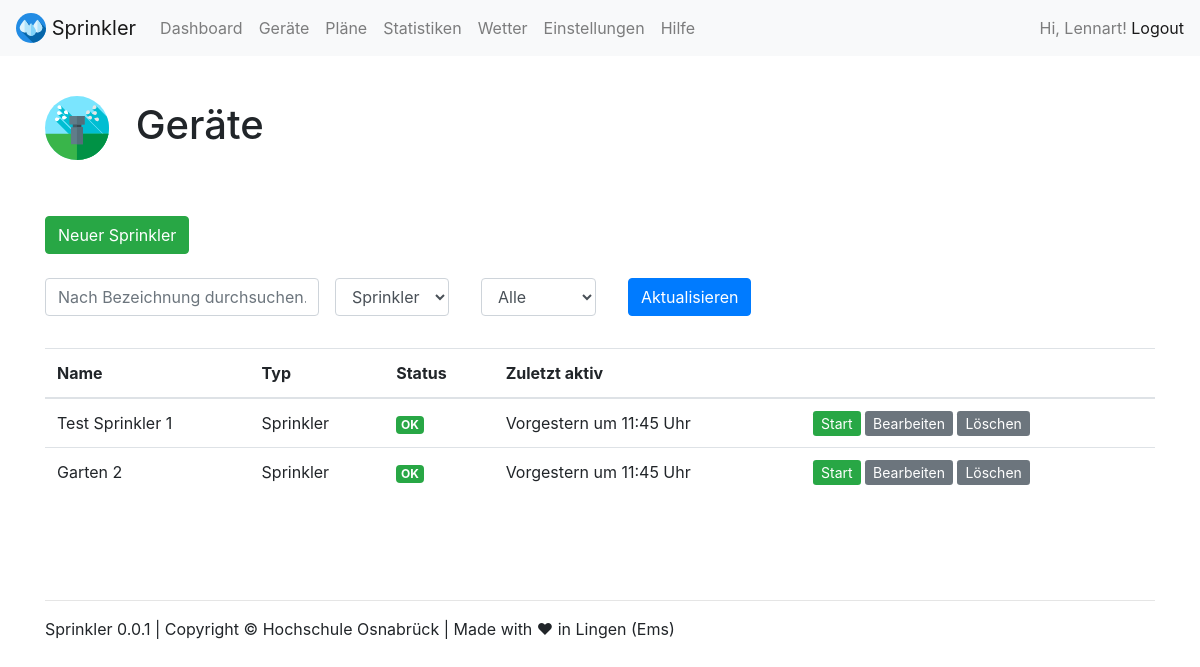
Page /devices/ (signed in) on the earlier database version.
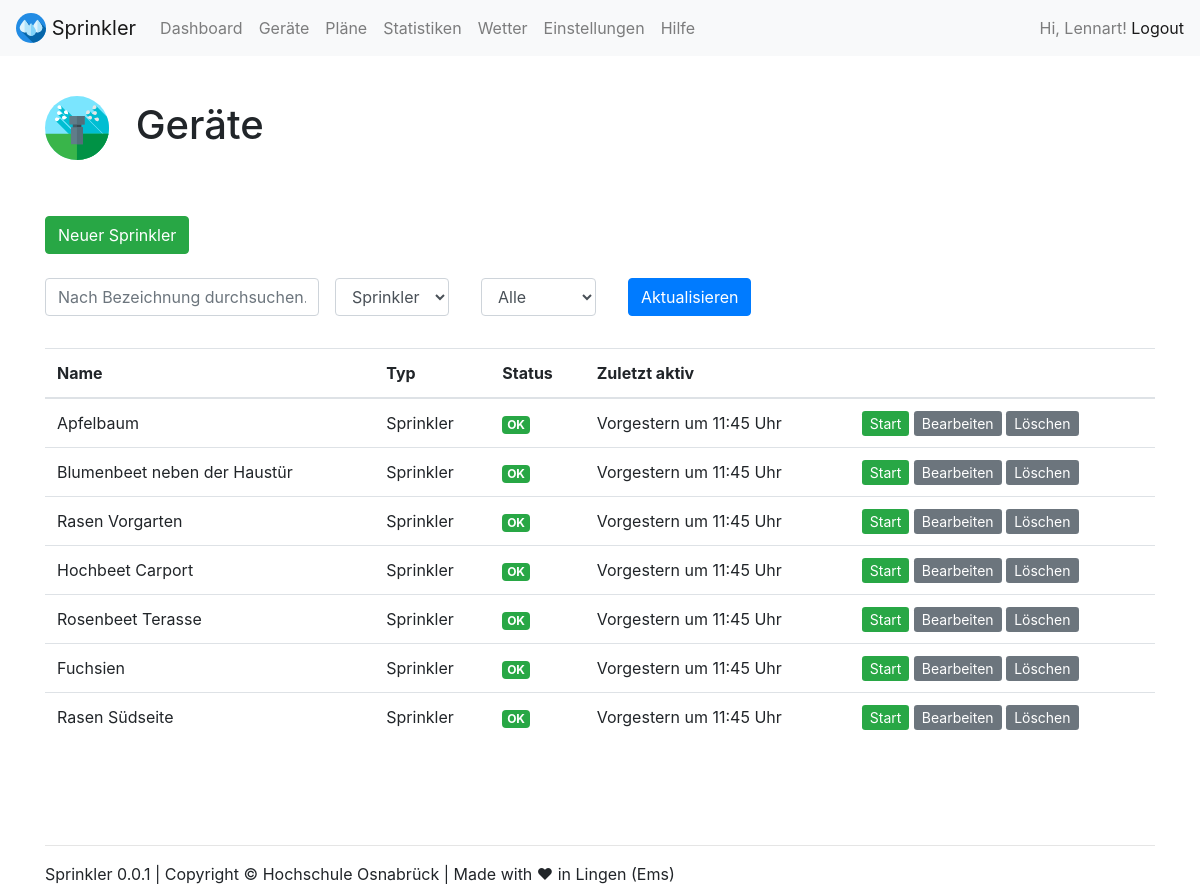
Same page on the later database version.
### webapp/models.py (models this page shows, shortened)
class Sprinkler(models.Model):
    name = models.CharField(max_length=200)
    status = models.CharField(
        max_length=10,
        choices=STATUS_CHOICES,
        default='OK',
    )
    curr_active = models.BooleanField(default=False)
    device_type = 'Sprinkler'

### webapp/views.py (the view)
# urls.py: path('devices/', views.devices, name='devices'),
@login_required(login_url='/admin/login/')
def devices(request):
    args = {}
    args['filter_name'] = request.GET.get('name', '')
    args['filter_device'] = request.GET.get('device', '')
    args['filter_status'] = request.GET.get('status', '')
    check = 0
    if args['filter_device'] == 'Pumpe':
        devices = Pump.objects
        args['edit_key'] = 2
        args['type_name'] = 'pump'
    elif args['filter_device'] == 'Sensor':
        devices = Sensor.objects
        args['edit_key'] = 1
        args['type_name'] = 'sensor'
    elif args['filter_device'] == 'Sprinkler':
        devices = Sprinkler.objects
        args['edit_key'] = 0
        args['type_name'] = 'sprinkler'
    elif args['filter_device'] == '':
        devices = Sprinkler.objects
        args['edit_key'] = 0
        args['filter_device'] = 'Sprinkler'
        args['type_name'] = 'sprinkler'
    if args['filter_name'] != '':
        devices = devices.filter(name__contains=args['filter_name'])
        check = 1
    if args['filter_status'] == 'OK' or args['filter_status'] == 'Warnung' or args['filter_status'] == 'Fehler':
        devices = devices.filter(status__contains=args['filter_status'])
        check = 1
    if(check == 0):
        devices = devices.all()
    args['devices'] = devices
    return TemplateResponse(request, "devices.html", args)

### webapp/templates/devices.html (shortened to what this page needs)
{% load static %}
{% include "views/top.html" %}
<br>
<h1><img src="{% static 'webapp/img/icons/sprinkler.svg' %}" width="64" class="mr-3"> Geräte</h1>
<br><br>
  {% if filter_device == 'Sprinkler' %}<a class="btn btn-success" href="{% url 'device_create' 0 %}" role="button">Neuer Sprinkler</a>{% endif %}
<br>
<br>
<form class="form-inline" method="GET" action="{% url 'devices' %}">
  <div class="form-group mb-2">
    <input value="{{ filter_name }}" name="name" type="text" class="form-control" placeholder="Nach Bezeichnung durchsuchen...">
  </div>
  <div class="form-group mx-sm-3 mb-2">
    <select name="device" id="inputState" class="form-control">
        <option {% if filter_device == 'Sprinkler' %} selected {% endif %}>Sprinkler</option>
    </select>
  </div>
  <div class="form-group mx-sm-3 mb-2">
    <select name="status" id="inputState" class="form-control">
        <option {% if filter_status == 'Alle' %} selected {% endif %}>Alle</option>
    </select>
  </div>
  <div class="form-group mx-sm-3 mb-2">
    <button type="submit" class="btn btn-primary">Aktualisieren</button>
  </div>
</form>
<br>
{% if devices %}
<table class="table table-hover">
  <thead>
    <tr>
      <th scope="col">Name</th>
      <th scope="col">Typ</th>
      <th scope="col">Status</th>
      <th scope="col">Zuletzt aktiv</th>
      <th scope="col"></th>
    </tr>
  </thead>
  <tbody>
    {% for device in devices %}
    <tr {% if device.curr_active == True %} class="table-success" {% endif %}>
      <td scope="row">{{ device.name }}</td>
      <td>{{ device.device_type }}</td>
      <td>
        {% if device.status == 'OK' %}
        <span class="badge badge-success">OK</span>
        {% endif %}
      </td>
      <td>Vorgestern um 11:45 Uhr</td>
      <td>
        {% if device.curr_active == False %}
        <a class="btn-sm btn-success" href="{% url 'device_start' edit_key device.id %}" role="button">Start</a>
        {% else %}
        <a class="btn-sm btn-danger" href="{% url 'device_stop' edit_key device.id %}" role="button">Stop</a>
        {% endif %}
        <a class="btn-sm btn-secondary" href="{% url 'device_edit' edit_key device.id %}" role="button">Bearbeiten</a>
        <a onclick="return confirm('Soll das Gerät {{ device.name }} gelöscht werden?')" class="btn-sm btn-secondary" href="{% url 'device_delete' edit_key device.id %}" role="button">Löschen</a>
      </td>
    </tr>
    {% endfor %}
  </tbody>
</table>
{% endif %}
{% include "views/footer.html" %}
{% include "views/bottom.html" %}

### webapp/templates/views/top.html (shortened to what this page needs)
{% load static %}
<!doctype html>
<html lang="de">
  <head>
    <link rel="stylesheet" href="https://stackpath.bootstrapcdn.com/bootstrap/4.5.2/css/bootstrap.min.css">
    <link rel="stylesheet" type="text/css" href="{% static 'webapp/css/style.css' %}">
  </head>
  <body>
    <nav class="navbar navbar-expand-lg navbar-light bg-light">
      <a class="navbar-brand" href="{% url 'index' %}">
        <img src="{% static 'webapp/img/icons/drops.svg' %}" width="30" height="30" class="d-inline-block align-top" alt="" loading="lazy">
        Sprinkler
      </a>
      <div class="collapse navbar-collapse" id="navbarNavAltMarkup">
        <div class="navbar-nav">
          {% if user.is_authenticated %}
          <a class="nav-link" href="{% url 'dashboard' %}">Dashboard</a>
          <a class="nav-link" href="{% url 'devices' %}">Geräte</a>
          <a class="nav-link" href="{% url 'plans' %}">Pläne</a>
          <a class="nav-link" href="{% url 'statistics' %}">Statistiken</a>
          <a class="nav-link" href="{% url 'weather' %}">Wetter</a>
          <a class="nav-link" href="{% url 'settings' %}">Einstellungen</a>
          {% endif %}
          <a class="nav-link" href="{% url 'help' %}">Hilfe</a>
        </div>
      </div>
      <span class="navbar-text">
      {% if user.is_authenticated %}
      Hi, {{ user.first_name }}!  <a href="/admin/logout/?next=/">Logout</a>
      {% else %}
      <a href="/admin/login/?next=/dashboard/">Login</a>
      {% endif %}
      </span>
    </nav>
    <div class="container mt-3">

### webapp/templates/views/footer.html
{% load static %}
<br><br><br>
<hr>
Sprinkler 0.0.1 | Copyright © Hochschule Osnabrück | Made with ❤ in Lingen (Ems)

### webapp/templates/views/bottom.html (shortened to what this page needs)
{% load static %}
		</div>
  </body>
</html>

Differences in the rows shown:
removed Sprinkler: name "Test Sprinkler 1", device_type "Sprinkler", status "OK", curr_active "Start"
removed Sprinkler: name "Garten 2", device_type "Sprinkler", status "OK", curr_active "Start"
added Sprinkler: name "Apfelbaum", device_type "Sprinkler", status "OK", curr_active "Start"
added Sprinkler: name "Blumenbeet neben der Haustür", device_type "Sprinkler", status "OK", curr_active "Start"
added Sprinkler: name "Rasen Vorgarten", device_type "Sprinkler", status "OK", curr_active "Start"
added Sprinkler: name "Hochbeet Carport", device_type "Sprinkler", status "OK", curr_active "Start"
added Sprinkler: name "Rosenbeet Terasse", device_type "Sprinkler", status "OK", curr_active "Start"
added Sprinkler: name "Fuchsien", device_type "Sprinkler", status "OK", curr_active "Start"
added Sprinkler: name "Rasen Südseite", device_type "Sprinkler", status "OK", curr_active "Start"
